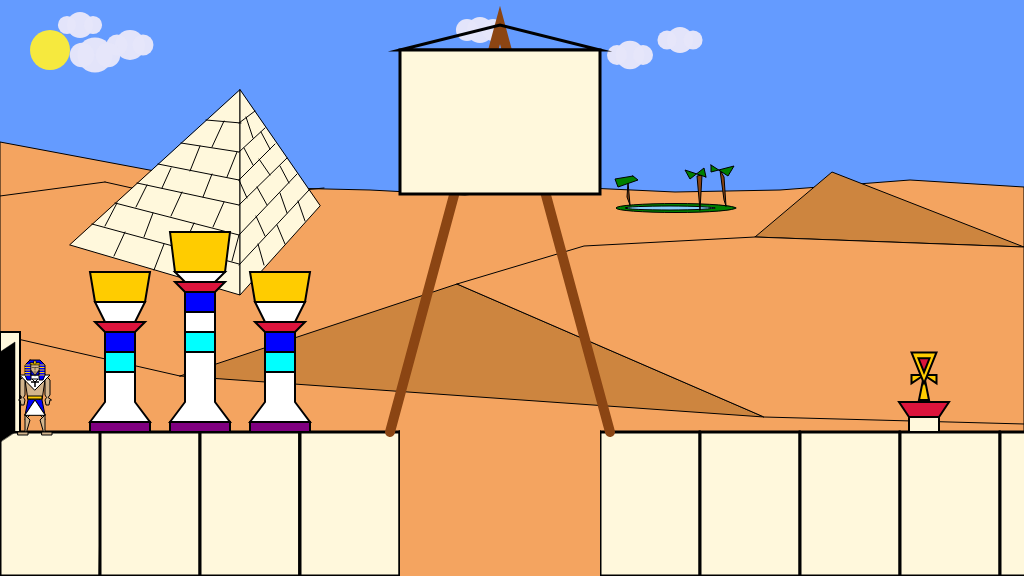
Frame 1 (no input)
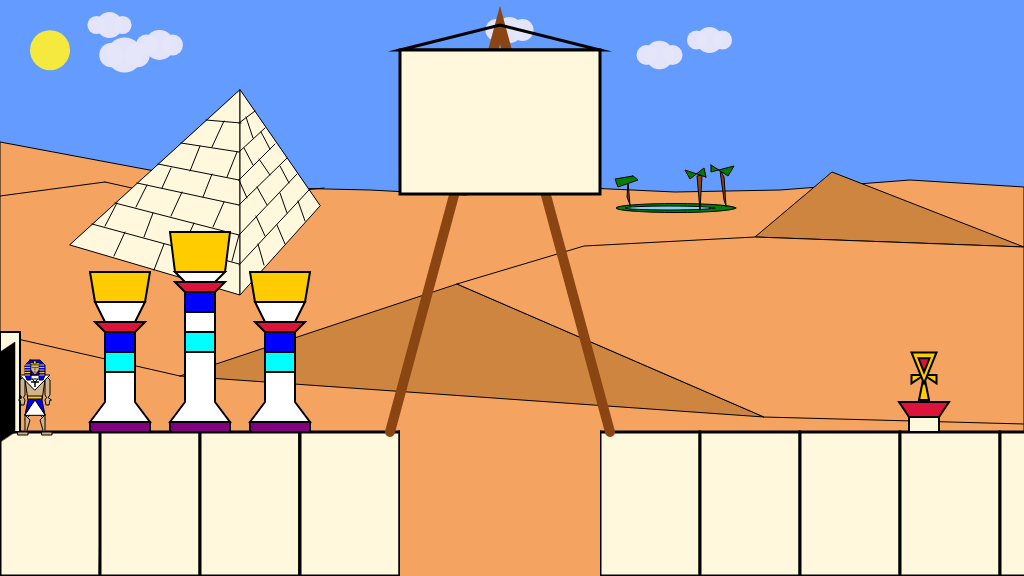
Frame 60 (no input)
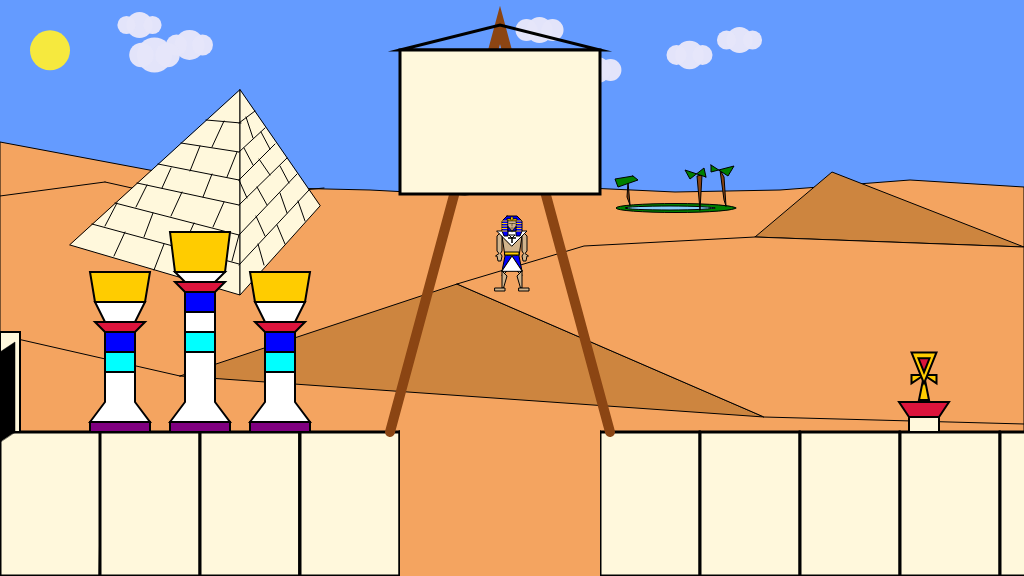
Frame 120 (the mouse pressed at the canvas centre since frame 60)

The p5.js sketch that drew these frames (run headless with seeded random() and noise() and a simulated clock; from frame 60 on, the mouse is pressed at the canvas centre):

// p5.js sketch
// ── sketch.js
/*

The Game Project

2b - using variables

*/

var floorPos_y;

var gameChar_x;
var gameChar_y;

var treePos_x;
var treePos_y;

var canyon;
var collectable;

var mountain;
var cloud;
var sun;
var char;
var bg;

function setup()
{
    
	createCanvas(1024, 576);
	floorPos_y = 432; //NB. we are now using a variable for the floor position

	//NB. We are now using the built in variables height and width
	gameChar_x = 35;
	gameChar_y = floorPos_y;

	treePos_x = 200;
	treePos_y = floorPos_y;
    
    cloud = {pos_x: 80,
             pos_y: 25,
             d: 26,
             color: [230, 230, 250, 250]};
    
    mountain = {pos_x: 240,
                pos_y: 295};
    
    sun = {pos_x: 50,
           pos_y: 50,
           d: 5,
           color: [255, 239, 50, 240]};
    
    canyon = {pos_x: 400,
              pos_y: floorPos_y,
              width: 200,
              br_height: 35,
              br_width: 10};
    
    collectable = {pos_x: width - 100,
                   pos_y: floorPos_y - 32,
                   size: 50};
    
    bg = {col_sand_dark: [205, 133, 63],
          col_sand_light: [244, 164, 96],
          col_stone: [255, 248, 220],
          col_green: [0, 128, 0],
          col_blue: [135, 206, 250],
          col_brown: [139, 69, 19],
          col_sky: [100, 155, 255]};
    
    char = {col_skin: [210, 180, 140],
            col_cloth_1:[0, 0, 255],
            col_cloth_2:[255, 255, 255],
            col_accessories:[255, 204, 0]};
    
}

function draw()
{
	//---Sky---
    background(bg.col_sky); 
    
    //---Sun---
    push();
    noStroke();
    
    fill(sun.color);
    ellipse(sun.pos_x, sun.pos_y, sun.d * 8);

    pop();
    
    //---Sun_movement
    sun.pos_y = 50 + frameCount / 360
        
    //---Background_Desert---
    push();
    stroke(0);
    strokeWeight(1);
    fill(bg.col_sand_light);
    
    beginShape();
        vertex(0, 142);
        vertex(240, 187);
        vertex(370, 190);
        vertex(465, 195);
        vertex(545, 186);
        vertex(675, 192);
        vertex(780, 190);
        vertex(910, 180);
        vertex(width, 187);
        vertex(width, height);
        vertex(0, height);
    endShape(CLOSE);
    
    line(0, 196, 105, 182);
    line(105, 182, 190, 201);
    line(190, 201, 324, 188);
    line(0, 335, 180, 376);
    
    fill(bg.col_sand_dark);
    beginShape();
        vertex(755, 237);
        vertex(832, 172);
        vertex(width, 247);
    endShape(CLOSE);
    
    beginShape();
        vertex(180, 376);
        vertex(457, 284);
        vertex(764, 417);
    endShape(CLOSE);
    
    fill(bg.col_sand_light);
    beginShape();
        vertex(457, 284);
        vertex(584, 246);
        vertex(755, 237);
        vertex(width, 247);
        vertex(width, 424);
        vertex(764, 417);
    endShape(CLOSE);
    
    pop();
    
    //---Oasis
    push();
    strokeWeight(1);
    stroke(0);
    
    fill(bg.col_green);
    ellipse(676, 208, 120, 9);
    
    fill(bg.col_blue);
    ellipse(670, 208, 90, 4);
    
    //---BG_TreeTrunk#1
    
    fill(bg.col_brown);
    beginShape();
        vertex(726, 206);
        vertex(724, 200);
        vertex(720, 170);
        vertex(724, 177);
    endShape(CLOSE);
    
    //---BG_TreeTrunk#2
    beginShape();
        vertex(700, 210);
        vertex(697, 176);
        vertex(702, 175);
    endShape(CLOSE);
    
    //---BG_TreeTrunk#3
    beginShape();
        vertex(630, 205);
        vertex(627, 197);
        vertex(628, 182);
    endShape(CLOSE);
    
    //---BG_TreeCanopy#1
    fill(bg.col_green);
    
    beginShape();
        vertex(711, 165);
        vertex(728, 176);
        vertex(734, 166);
        vertex(711, 172);
    endShape(CLOSE);
    
    //---BG_TreeCanopy#2
    beginShape();
        vertex(706, 177);
        vertex(704, 168);
        vertex(690, 179);
        vertex(685, 170);
    endShape(CLOSE);
    
    //---BG_TreeCanopy#3
    beginShape();
        vertex(633, 176);
        vertex(638, 180);
        vertex(618, 187);
        vertex(615, 179);
    endShape(CLOSE);
    pop();
    
    //---Pyramid_(Mountain)---
    push();
    strokeWeight(1);
    fill(bg.col_stone);
    beginShape(TRIANGLES);
        vertex(mountain.pos_x - 170, mountain.pos_y - 50);
        vertex(mountain.pos_x, mountain.pos_y);
        vertex(mountain.pos_x, mountain.pos_y - 205);
        vertex(mountain.pos_x + 80, mountain.pos_y - 89);
        vertex(mountain.pos_x, mountain.pos_y);
        vertex(mountain.pos_x, mountain.pos_y - 205);
    endShape(CLOSE);
    
    line(mountain.pos_x - 148, mountain.pos_y - 71,
            mountain.pos_x - 1, mountain.pos_y - 31);
    line(mountain.pos_x - 125, mountain.pos_y - 92,
            mountain.pos_x - 1, mountain.pos_y - 60);
    line(mountain.pos_x - 103, mountain.pos_y - 112,
            mountain.pos_x - 1, mountain.pos_y - 90);
    line(mountain.pos_x - 82, mountain.pos_y - 131,
            mountain.pos_x - 1, mountain.pos_y - 115);
    line(mountain.pos_x - 59, mountain.pos_y - 152,
            mountain.pos_x - 1, mountain.pos_y - 143);
    line(mountain.pos_x - 34, mountain.pos_y - 175,
            mountain.pos_x + 1, mountain.pos_y - 172);
    line(mountain.pos_x - 1, mountain.pos_y - 172,
            mountain.pos_x + 15, mountain.pos_y - 184);
    line(mountain.pos_x - 1, mountain.pos_y - 143,
            mountain.pos_x + 25, mountain.pos_y - 167);
    line(mountain.pos_x - 1, mountain.pos_y - 115,
            mountain.pos_x + 35, mountain.pos_y - 151);
    line(mountain.pos_x - 1, mountain.pos_y - 90,
            mountain.pos_x + 47, mountain.pos_y - 137);
    line(mountain.pos_x - 1, mountain.pos_y - 60,
            mountain.pos_x + 57, mountain.pos_y - 121);
    line(mountain.pos_x - 1, mountain.pos_y - 30,
            mountain.pos_x + 69, mountain.pos_y - 105);
    
    line(mountain.pos_x - 115, mountain.pos_y - 63,
            mountain.pos_x - 126, mountain.pos_y - 39);
    line(mountain.pos_x - 76, mountain.pos_y - 51,
            mountain.pos_x - 86, mountain.pos_y - 25);
    line(mountain.pos_x - 35, mountain.pos_y - 39,
            mountain.pos_x - 44, mountain.pos_y - 15);
    line(mountain.pos_x - 123, mountain.pos_y - 92,
            mountain.pos_x - 135, mountain.pos_y - 69);
    line(mountain.pos_x - 87, mountain.pos_y - 82,
            mountain.pos_x - 96, mountain.pos_y - 58);
    line(mountain.pos_x - 46, mountain.pos_y - 72,
            mountain.pos_x - 57, mountain.pos_y - 47);
    line(mountain.pos_x - 1, mountain.pos_y - 60,
            mountain.pos_x - 8, mountain.pos_y - 34);
    line(mountain.pos_x - 93, mountain.pos_y - 110,
            mountain.pos_x - 104, mountain.pos_y - 88);
    line(mountain.pos_x - 58, mountain.pos_y - 103,
            mountain.pos_x - 69, mountain.pos_y - 79);
    line(mountain.pos_x - 16, mountain.pos_y - 93,
            mountain.pos_x - 27, mountain.pos_y - 68);
    line(mountain.pos_x - 69, mountain.pos_y - 127,
            mountain.pos_x - 78, mountain.pos_y - 107);
    line(mountain.pos_x - 28, mountain.pos_y - 121,
            mountain.pos_x - 37, mountain.pos_y - 98);
    line(mountain.pos_x - 40, mountain.pos_y - 149,
            mountain.pos_x - 50, mountain.pos_y - 124);
    line(mountain.pos_x - 3, mountain.pos_y - 143,
            mountain.pos_x - 13, mountain.pos_y - 118);
    line(mountain.pos_x - 16, mountain.pos_y - 174,
            mountain.pos_x - 28, mountain.pos_y - 148);
    
    line(mountain.pos_x + 65, mountain.pos_y - 74,
            mountain.pos_x + 58, mountain.pos_y - 94);
    line(mountain.pos_x + 45, mountain.pos_y - 51,
            mountain.pos_x + 37, mountain.pos_y - 70);
    line(mountain.pos_x + 24, mountain.pos_y - 30,
            mountain.pos_x + 18, mountain.pos_y - 51);
    line(mountain.pos_x + 16, mountain.pos_y - 79,
            mountain.pos_x + 25, mountain.pos_y - 59);
    line(mountain.pos_x + 47, mountain.pos_y - 82,
            mountain.pos_x + 40, mountain.pos_y - 102);
    line(mountain.pos_x + 17, mountain.pos_y - 108,
            mountain.pos_x + 27, mountain.pos_y - 90);
    line(mountain.pos_x + 49, mountain.pos_y - 112,
            mountain.pos_x + 40, mountain.pos_y - 129);
    line(mountain.pos_x - 1, mountain.pos_y - 115,
            mountain.pos_x + 7, mountain.pos_y - 97);
    line(mountain.pos_x + 19, mountain.pos_y - 136,
            mountain.pos_x + 30, mountain.pos_y - 120);
    line(mountain.pos_x + 4, mountain.pos_y - 147,
            mountain.pos_x + 13, mountain.pos_y - 130);
    line(mountain.pos_x + 21, mountain.pos_y - 163,
            mountain.pos_x + 30, mountain.pos_y - 146);
    line(mountain.pos_x + 6, mountain.pos_y - 178,
            mountain.pos_x + 13, mountain.pos_y - 157);
    pop();
    
    //---Clouds
    //---CloudCluster #1
    push();
    noStroke();
    fill(cloud.color);
    
    ellipse(cloud.pos_x, 
            cloud.pos_y,
            cloud.d);
    ellipse(cloud.pos_x - cloud.d/2, 
            cloud.pos_y,
            cloud.d * 0.7 );
    ellipse(cloud.pos_x + cloud.d/2, 
            cloud.pos_y,
            cloud.d * 0.7);
    ellipse(cloud.pos_x + 50,
            cloud.pos_y + 20,
            cloud.d * 1.15);
    ellipse(cloud.pos_x - cloud.d/2 + 50,
            cloud.pos_y + 20,
            cloud.d * 0.7 * 1.15);
    ellipse(cloud.pos_x + cloud.d/2 + 50,
            cloud.pos_y + 20,
            cloud.d * 0.7 * 1.15); 
    ellipse(cloud.pos_x + 15,
            cloud.pos_y + 30,
            cloud.d* 1.35);
    ellipse(cloud.pos_x - cloud.d/2 + 15,
            cloud.pos_y + 30,
            cloud.d * 0.7 * 1.35);
    ellipse(cloud.pos_x + cloud.d/2 + 15,
            cloud.pos_y + 30,
            cloud.d * 0.7 * 1.35);
    
    //---CloudCluster #2
    
    ellipse(cloud.pos_x - 185,
            cloud.pos_y,
            cloud.d);
    ellipse(cloud.pos_x - cloud.d/2 - 185,
            cloud.pos_y,
            cloud.d * 0.7 * 1.15);
    ellipse(cloud.pos_x + cloud.d/2 - 185,
            cloud.pos_y,
            cloud.d * 0.7 * 1.15);
    ellipse(cloud.pos_x - 215,
            cloud.pos_y + 15,
            cloud.d);
    ellipse(cloud.pos_x - cloud.d/2 - 215,
            cloud.pos_y + 15,
            cloud.d * 0.7 * 1.15);
    ellipse(cloud.pos_x + cloud.d/2 - 215,
            cloud.pos_y + 15,
            cloud.d * 0.7 * 1.15);
    
    //---CloudCluster #3
    ellipse(cloud.pos_x + 400,
            cloud.pos_y + 5,
            cloud.d);
    ellipse(cloud.pos_x + 400 - cloud.d/2,
            cloud.pos_y + 5,
            cloud.d * 0.85 );
    ellipse(cloud.pos_x + 400 + cloud.d/2,
            cloud.pos_y + 5,
            cloud.d * 0.85); 
    ellipse(cloud.pos_x + 500 + 50,
            cloud.pos_y + 30,
            cloud.d * 1.1);
    ellipse(cloud.pos_x + 500 - cloud.d/2 + 50,
            cloud.pos_y + 30,
            cloud.d * 0.7 * 1.1);
    ellipse(cloud.pos_x + 500 + cloud.d/2 + 50,
            cloud.pos_y + 30,
            cloud.d * 0.7 * 1.1);
    ellipse(cloud.pos_x + 443 + 15,
            cloud.pos_y + 45,
            cloud.d);
    ellipse(cloud.pos_x + 443 - cloud.d/2 + 15,
            cloud.pos_y + 45,
            cloud.d * 0.7 * 1.2);
    ellipse(cloud.pos_x + 443 + cloud.d/2 + 15,
            cloud.pos_y + 45,
            cloud.d * 0.7 * 1.2);   
    ellipse(cloud.pos_x + 550 + 50,
            cloud.pos_y + 15,
            cloud.d);
    ellipse(cloud.pos_x + 550 - cloud.d/2 + 50,
            cloud.pos_y + 15,
            cloud.d * 0.7 * 1.05);
    ellipse(cloud.pos_x + 550 + cloud.d/2 + 50,
            cloud.pos_y + 15,
            cloud.d * 0.7 * 1.05);
    
    //---Clouds_movement
        if (cloud.pos_x > width)
    {
        cloud.pos_x = - 600;
    }
        else 
        {
            cloud.pos_x += 0.5
        }
    
    //---Ground---
	strokeWeight(3);
    stroke(0);
    fill(bg.col_stone);
	beginShape(QUAD_STRIP);
        vertex(0, floorPos_y);
        vertex(0, height);
        vertex(0 + 102.4 * 1, floorPos_y);
        vertex(0 + 100 * 1, height);
        vertex(0 + 100 * 1, floorPos_y);
        vertex(0 + 100 * 1, height);
        vertex(0 + 100 * 2, floorPos_y);
        vertex(0 + 100 * 2, height);
        vertex(0 + 100 * 2, floorPos_y);
        vertex(0 + 100 * 2, height);
        vertex(0 + 100 * 3, floorPos_y);
        vertex(0 + 100 * 3, height);
        vertex(0 + 100 * 3, floorPos_y);
        vertex(0 + 100 * 3, height);
        vertex(0 + 100 * 3, floorPos_y);
        vertex(0 + 100 * 3, height);
        vertex(0 + 100 * 3, floorPos_y);
        vertex(0 + 100 * 3, height);
        vertex(0 + 100 * 4, floorPos_y);
        vertex(0 + 100 * 4, height);
        vertex(0 + 100 * 4, floorPos_y);
        vertex(0 + 100 * 4, height);
        vertex(0 + 100 * 5, floorPos_y);
        vertex(0 + 100 * 5, height);
        vertex(0 + 100 * 5, floorPos_y);
        vertex(0 + 100 * 5, height);
        vertex(0 + 100 * 6, floorPos_y);
        vertex(0 + 100 * 6, height);
        vertex(0 + 100 * 6, floorPos_y);
        vertex(0 + 100 * 6, height);
        vertex(0 + 100 * 7, floorPos_y);
        vertex(0 + 100 * 7, height);
        vertex(0 + 100 * 7, floorPos_y);
        vertex(0 + 100 * 7, height);
        vertex(0 + 100 * 8, floorPos_y);
        vertex(0 + 100 * 8, height);
        vertex(0 + 100 * 8, floorPos_y);
        vertex(0 + 100 * 8, height);
        vertex(0 + 100 * 9, floorPos_y);
        vertex(0 + 100 * 9, height);
        vertex(0 + 100 * 9, floorPos_y);
        vertex(0 + 100 * 9, height);
        vertex(0 + 100 * 10, floorPos_y);
        vertex(0 + 100 * 10, height);
        vertex(0 + 100 * 10, floorPos_y);
        vertex(0 + 100 * 10, height);
        vertex(0 + 100 * 11, floorPos_y);
        vertex(0 + 100 * 11, height);
    endShape();

    //---Column#1(BigTree)---
    push();
    stroke(0);
    strokeWeight(2);
    fill('Purple');
    
    beginShape();
    vertex(treePos_x - 30, treePos_y);
    vertex(treePos_x - 30, treePos_y - 10);
    vertex(treePos_x + 30, treePos_y - 10);
    vertex(treePos_x + 30, treePos_y);
    endShape(CLOSE);
    
    fill('white');
    beginShape();
    vertex(treePos_x - 30, treePos_y - 10);
    vertex(treePos_x - 15, treePos_y - 30);
    vertex(treePos_x - 15, treePos_y - 80);
    vertex(treePos_x + 15, treePos_y - 80);
    vertex(treePos_x + 15, treePos_y - 30);
    vertex(treePos_x + 30, treePos_y - 10);
    endShape(CLOSE);
    
    fill('Cyan');
    beginShape();
    vertex(treePos_x - 15, treePos_y - 80);
    vertex(treePos_x - 15, treePos_y - 100);
    vertex(treePos_x + 15, treePos_y - 100);
    vertex(treePos_x + 15, treePos_y - 80);
    endShape(CLOSE);
    
    fill('White');
    beginShape();
    vertex(treePos_x - 15, treePos_y - 100);
    vertex(treePos_x - 15, treePos_y - 120);
    vertex(treePos_x + 15, treePos_y - 120);
    vertex(treePos_x + 15, treePos_y - 100);
    endShape(CLOSE);
    
    fill('Blue');
    beginShape();
    vertex(treePos_x - 15, treePos_y - 120);
    vertex(treePos_x - 15, treePos_y - 140);
    vertex(treePos_x + 15, treePos_y - 140);
    vertex(treePos_x + 15, treePos_y - 120);
    endShape(CLOSE);
    
    fill('Crimson');
    beginShape();
    vertex(treePos_x - 15, treePos_y - 140);
    vertex(treePos_x - 25, treePos_y - 150);
    vertex(treePos_x + 25, treePos_y - 150);
    vertex(treePos_x + 15, treePos_y - 140);
    endShape(CLOSE);
    
    fill('White');
    beginShape();
    vertex(treePos_x - 15, treePos_y - 150);
    vertex(treePos_x - 25, treePos_y - 160);
    vertex(treePos_x + 25, treePos_y - 160);
    vertex(treePos_x + 15, treePos_y - 150);
    endShape(CLOSE);
    
    fill(char.col_accessories);
    beginShape();
    vertex(treePos_x - 25, treePos_y - 160);
    vertex(treePos_x - 30, treePos_y - 200);
    vertex(treePos_x + 30, treePos_y - 200);
    vertex(treePos_x + 25, treePos_y - 160);
    endShape(CLOSE);
    
    //---Column#2_Left(SmallTree)---
    push();
    stroke(0);
    strokeWeight(2);
    fill('Purple');
    
    beginShape();
    vertex(treePos_x - 80 - 30, treePos_y);
    vertex(treePos_x - 80 - 30, treePos_y - 10);
    vertex(treePos_x - 80 + 30, treePos_y - 10);
    vertex(treePos_x - 80 + 30, treePos_y);
    endShape(CLOSE);
    
    fill('White');
    beginShape();
    vertex(treePos_x - 80 - 30, treePos_y - 10);
    vertex(treePos_x - 80 - 15, treePos_y - 30);
    vertex(treePos_x - 80 - 15, treePos_y - 60);
    vertex(treePos_x - 80 + 15, treePos_y - 60);
    vertex(treePos_x - 80 + 15, treePos_y - 30);
    vertex(treePos_x - 80 + 30, treePos_y - 10);
    endShape(CLOSE);
    
    fill('Cyan');
    beginShape();
    vertex(treePos_x - 80 - 15, treePos_y - 60);
    vertex(treePos_x - 80 - 15, treePos_y - 80);
    vertex(treePos_x - 80 + 15, treePos_y - 80);
    vertex(treePos_x - 80 + 15, treePos_y - 60);
    endShape(CLOSE);
    
    fill('Blue');
    beginShape();
    vertex(treePos_x - 80 - 15, treePos_y - 80);
    vertex(treePos_x - 80 - 15, treePos_y - 100);
    vertex(treePos_x - 80 + 15, treePos_y - 100);
    vertex(treePos_x - 80 + 15, treePos_y - 80);
    endShape(CLOSE);
    
    fill('Crimson');
    beginShape();
    vertex(treePos_x - 80 - 15, treePos_y - 100);
    vertex(treePos_x - 80 - 25, treePos_y - 110);
    vertex(treePos_x - 80 + 25, treePos_y - 110);
    vertex(treePos_x - 80 + 15, treePos_y - 100);
    endShape(CLOSE);
    
    fill('White');
    beginShape();
    vertex(treePos_x - 80 - 15, treePos_y - 110);
    vertex(treePos_x - 80 - 25, treePos_y - 130);
    vertex(treePos_x - 80 + 25, treePos_y - 130);
    vertex(treePos_x - 80 + 15, treePos_y - 110);
    endShape(CLOSE);
    
    fill(char.col_accessories);
    beginShape();
    vertex(treePos_x - 80 - 25, treePos_y - 130);
    vertex(treePos_x - 80 - 30, treePos_y - 160);
    vertex(treePos_x - 80 + 30, treePos_y - 160);
    vertex(treePos_x - 80 + 25, treePos_y - 130);
    endShape(CLOSE);
    
    //---Column#3_Right(SmallTree)---
    push();
    stroke(0);
    strokeWeight(2);
    fill('Purple');
    
    beginShape();
    vertex(treePos_x + 80 - 30, treePos_y);
    vertex(treePos_x + 80 - 30, treePos_y - 10);
    vertex(treePos_x + 80 + 30, treePos_y - 10);
    vertex(treePos_x + 80 + 30, treePos_y);
    endShape(CLOSE);
    
    fill('White');
    beginShape();
    vertex(treePos_x + 80 - 30, treePos_y - 10);
    vertex(treePos_x + 80 - 15, treePos_y - 30);
    vertex(treePos_x + 80 - 15, treePos_y - 60);
    vertex(treePos_x + 80 + 15, treePos_y - 60);
    vertex(treePos_x + 80 + 15, treePos_y - 30);
    vertex(treePos_x + 80 + 30, treePos_y - 10);
    endShape(CLOSE);
    
    fill('Cyan');
    beginShape();
    vertex(treePos_x + 80 - 15, treePos_y - 60);
    vertex(treePos_x + 80 - 15, treePos_y - 80);
    vertex(treePos_x + 80 + 15, treePos_y - 80);
    vertex(treePos_x + 80 + 15, treePos_y - 60);
    endShape(CLOSE);
    
    fill('Blue');
    beginShape();
    vertex(treePos_x + 80 - 15, treePos_y - 80);
    vertex(treePos_x + 80 - 15, treePos_y - 100);
    vertex(treePos_x + 80 + 15, treePos_y - 100);
    vertex(treePos_x + 80 + 15, treePos_y - 80);
    endShape(CLOSE);
    
    fill('Crimson');
    beginShape();
    vertex(treePos_x + 80 - 15, treePos_y - 100);
    vertex(treePos_x + 80 - 25, treePos_y - 110);
    vertex(treePos_x + 80 + 25, treePos_y - 110);
    vertex(treePos_x + 80 + 15, treePos_y - 100);
    endShape(CLOSE);
    
    fill('White');
    beginShape();
    vertex(treePos_x + 80 - 15, treePos_y - 110);
    vertex(treePos_x + 80 - 25, treePos_y - 130);
    vertex(treePos_x + 80 + 25, treePos_y - 130);
    vertex(treePos_x + 80 + 15, treePos_y - 110);
    endShape(CLOSE);
    
    fill(char.col_accessories);
    beginShape();
    vertex(treePos_x + 80 - 25, treePos_y - 130);
    vertex(treePos_x + 80 - 30, treePos_y - 160);
    vertex(treePos_x + 80 + 30, treePos_y - 160);
    vertex(treePos_x + 80 + 25, treePos_y - 130);
    endShape(CLOSE);
    pop();
    
    //---Canyon---
    push();
    
    //---Crane---
    noFill();
    stroke(bg.col_brown);
    strokeWeight(10);
    beginShape();
        vertex(canyon.pos_x - 10, canyon.pos_y);
        vertex(canyon.pos_x + canyon.width / 2, 25);
        vertex(canyon.pos_x + canyon.width + 10, canyon.pos_y);
    endShape();
    
    stroke(0);
    strokeWeight(3);
    triangle(canyon.pos_x, 50, 
                canyon.pos_x + canyon.width / 2, 25,
                    canyon.pos_x + canyon.width, 50);
    
    fill(bg.col_stone);
    rect(canyon.pos_x, 50, canyon.width, height - floorPos_y);
    
    //---PIT---
    fill(bg.col_sand_light);
    noStroke();
    rect(canyon.pos_x, canyon.pos_y - 3 , canyon.width, height - floorPos_y + 3);
    
    pop();
    
    
    //---Collectable---
    push();
    stroke(0);
    
    fill(char.col_accessories);
    beginShape(TRIANGLES);
    vertex(collectable.pos_x - collectable.size / 10, collectable.pos_y);
    vertex(collectable.pos_x + collectable.size / 10, collectable.pos_y);
    vertex(collectable.pos_x, collectable.pos_y - collectable.size / 2);
    vertex(collectable.pos_x,
           collectable.pos_y - collectable.size / 2);
    vertex(collectable.pos_x + collectable.size / 4,
           collectable.pos_y - collectable.size / 3);
    vertex(collectable.pos_x + collectable.size / 4,
           collectable.pos_y - collectable.size / 2);
    vertex(collectable.pos_x,
           collectable.pos_y - collectable.size / 2);
    vertex(collectable.pos_x - collectable.size / 4,
           collectable.pos_y - collectable.size / 3);
    vertex(collectable.pos_x - collectable.size / 4,
           collectable.pos_y - collectable.size / 2);
    vertex(collectable.pos_x,
           collectable.pos_y - collectable.size / 3);
    vertex(collectable.pos_x - collectable.size / 4,
           collectable.pos_y - collectable.size / 1.05);
    vertex(collectable.pos_x + collectable.size / 4,
           collectable.pos_y - collectable.size / 1.05);
    endShape(CLOSE);
    
    fill('Crimson')
    beginShape();
    vertex(collectable.pos_x,
           collectable.pos_y - collectable.size / 1.8);
    vertex(collectable.pos_x - collectable.size / 9,
           collectable.pos_y - collectable.size / 1.2);
    vertex(collectable.pos_x + collectable.size / 9,
           collectable.pos_y - collectable.size / 1.2);
    endShape(CLOSE);
    
    //---Postament
    fill(bg.col_stone);
    beginShape();
        vertex(collectable.pos_x - 15, floorPos_y);
        vertex(collectable.pos_x - 15, floorPos_y - 15);
        vertex(collectable.pos_x + 15, floorPos_y - 15);
        vertex(collectable.pos_x + 15, floorPos_y);
    endShape(CLOSE);
    
    fill('Crimson')
    beginShape();
        vertex(collectable.pos_x - 15, floorPos_y - 15);
        vertex(collectable.pos_x - 25, floorPos_y - 30);
        vertex(collectable.pos_x + 25, floorPos_y - 30);
        vertex(collectable.pos_x + 15, floorPos_y - 15);
    endShape(CLOSE);
    pop();
    
//    //---POOL---
//    push();
//    
//        //---Crocodile---
//        fill(bg.col_green);
//        beginShape();
//        vertex(canyon.pos_x + canyon.width / 2 - 30, canyon.pos_y);
//        vertex(canyon.pos_x + canyon.width / 2 - 30, canyon.pos_y - 3);
//        vertex(canyon.pos_x + canyon.width / 2 - 10, canyon.pos_y - 3);
//        vertex(canyon.pos_x + canyon.width / 2 - 10, canyon.pos_y - 5);
//        vertex(canyon.pos_x + canyon.width / 2, canyon.pos_y - 5);
//        vertex(canyon.pos_x + canyon.width / 2, canyon.pos_y - 3);
//        vertex(canyon.pos_x + canyon.width / 2 + 33, canyon.pos_y - 2);
//        vertex(canyon.pos_x + canyon.width / 2 + 40, canyon.pos_y);
//        endShape();
//    
//        //---Water---
//        fill(bg.col_blue);
//        rect(canyon.pos_x, canyon.pos_y , canyon.width2, 200);
//
//        fill(char.col_accessories);
//    
//        //---Bridge_Pylons---
//        rect(canyon.pos_x - canyon.br_width, canyon.pos_y - canyon.br_height,
//             canyon.br_width, canyon.br_height);
//        rect(canyon.pos_x + canyon.width2, canyon.pos_y - canyon.br_height,
//             canyon.br_width, canyon.br_height);
//
//        //---Destroyed_Bridge---
//        line(canyon.pos_x, canyon.pos_y - canyon.br_height, 
//              canyon.pos_x + canyon.br_width, canyon.pos_y - canyon.br_width);
//        fill(bg.col_sand_dark);
//        rect(canyon.pos_x, canyon.pos_y - canyon.br_width, 
//              canyon.br_width, canyon.width2);
//
//    pop();
//    
    //---StartPointEntrance---
    push();
    
    fill(bg.col_stone);
    rect(0, floorPos_y - 100, 20, 100);
    
//--------------------------STAND_FRONT_START----------------------------
    
    //!---------STAND_FRONT_TORSO----------
    
    push();
    fill(char.col_skin);
    stroke(0);
    strokeWeight(1);
    
    beginShape();
        vertex(gameChar_x - 10, gameChar_y - 57);
        vertex(gameChar_x - 10, gameChar_y - 52);
        vertex(gameChar_x - 7, gameChar_y - 32);
        vertex(gameChar_x + 7, gameChar_y - 32);
        vertex(gameChar_x + 10, gameChar_y - 52);
        vertex(gameChar_x + 10, gameChar_y - 57); 
    endShape(CLOSE); 
    pop();
    
    
    
    //!--------STAND_FRONT_HANDS---------
    
    //----------STAND_FRONT_LeftHand----------
    
    push();
    fill(char.col_skin);
    stroke(0);
    strokeWeight(1);
    
    beginShape();
        vertex(gameChar_x - 10, gameChar_y - 57);
        vertex(gameChar_x - 10, gameChar_y - 37);
        vertex(gameChar_x - 10 - 1.5, gameChar_y - 37 + 2.5);
        vertex(gameChar_x - 10, gameChar_y - 37 + 5);
        vertex(gameChar_x - 10 - 1, gameChar_y - 27);
        vertex(gameChar_x - 15 + 1, gameChar_y - 27);
        vertex(gameChar_x - 15, gameChar_y - 37 + 5);
        vertex(gameChar_x - 15 - 1.5, gameChar_y - 37 + 5);
        vertex(gameChar_x - 15 + 2, gameChar_y - 37 + 2.5);
        vertex(gameChar_x - 15, gameChar_y - 37);
        vertex(gameChar_x - 15, gameChar_y - 52);
    endShape(CLOSE);
    
    //----------STAND_FRONT_RightHand----------
    
    beginShape();
        vertex(gameChar_x + 10, gameChar_y - 57);
        vertex(gameChar_x + 10, gameChar_y - 37);
        vertex(gameChar_x + 10 + 1.5, gameChar_y - 37 + 2.5);
        vertex(gameChar_x + 10, gameChar_y - 37 + 5);
        vertex(gameChar_x + 10 + 1, gameChar_y - 27);
        vertex(gameChar_x + 15 - 1, gameChar_y - 27);
        vertex(gameChar_x + 15, gameChar_y - 37 + 5);
        vertex(gameChar_x + 15 + 1.5, gameChar_y - 37 + 5);
        vertex(gameChar_x + 15 - 2, gameChar_y - 37 + 2.5);
        vertex(gameChar_x + 15, gameChar_y - 37);
        vertex(gameChar_x + 15, gameChar_y - 52);
    endShape(CLOSE);
    
    pop();
    
    
    
    //!---------STAND_FRONT_LEGS----------
    
    //----------STAND_FRONT_LeftThigh----------
    
    push();
    fill(char.col_skin);
    stroke(0);
    strokeWeight(1);
    
    beginShape();
        vertex(gameChar_x - 5, gameChar_y - 32);
        vertex(gameChar_x - 10, gameChar_y - 12);
        vertex(gameChar_x - 5, gameChar_y - 17);
        vertex(gameChar_x, gameChar_y - 32);
    endShape(CLOSE);
    
    //----------STAND_FRONT_LeftShin----------
    
    beginShape();
        vertex(gameChar_x - 10, gameChar_y - 17);
        vertex(gameChar_x - 10 + 5, gameChar_y - 17 + 5);
        vertex(gameChar_x - 10 + 1.5, gameChar_y);
        vertex(gameChar_x - 10, gameChar_y);
    endShape(CLOSE);
    
    //----------STAND_FRONT_LeftFeet----------
    
    rect(gameChar_x - 10 - 7, gameChar_y, 10,3);
    
    //----------STAND_FRONT_RightThigh----------
    
    beginShape();
        vertex(gameChar_x + 5, gameChar_y - 32);
        vertex(gameChar_x + 10, gameChar_y - 12);
        vertex(gameChar_x + 5, gameChar_y - 17);
        vertex(gameChar_x, gameChar_y - 32);
    endShape(CLOSE);
    
    //----------STAND_FRONT_RightShin----------
    
    beginShape();
        vertex(gameChar_x + 10, gameChar_y - 17);
        vertex(gameChar_x + 10 - 5, gameChar_y - 17 + 5);
        vertex(gameChar_x + 10 - 1.5, gameChar_y);
        vertex(gameChar_x + 10, gameChar_y);
    endShape(CLOSE);
    
    //----------STAND_FRONT_RightFeet----------
    
    rect(gameChar_x + 10 - 3, gameChar_y, 10,3);
    
    pop();
    
    
    
    //!---------STAND_FRONT_CLOTHES----------
    
    //----------STAND_FRONT_Chestpiece----------
    
    push();
    stroke(0);
    strokeWeight(1);
    fill(char.col_cloth_2);
    triangle(gameChar_x - 15, gameChar_y - 57,
                gameChar_x + 15, gameChar_y - 57,
                    gameChar_x, gameChar_y - 42);
    
    strokeWeight(1);
    stroke('Black');
    beginShape();
        vertex(gameChar_x - 3, gameChar_y - 53);
        vertex(gameChar_x + 3, gameChar_y - 53);
        vertex(gameChar_x, gameChar_y - 50);
        vertex(gameChar_x - 4, gameChar_y - 50);
        vertex(gameChar_x + 4, gameChar_y - 50);
        vertex(gameChar_x, gameChar_y - 50);
        vertex(gameChar_x, gameChar_y - 45)
        vertex(gameChar_x, gameChar_y - 50);
        vertex(gameChar_x - 3, gameChar_y - 53);
    endShape();
    
    pop();
    
    //----------STAND_FRONT_Skirt----------
    
    push()
    stroke(0);
    strokeWeight(1);
    fill(char.col_cloth_1);
    
    beginShape();
        vertex(gameChar_x - 7, gameChar_y - 32);
        vertex(gameChar_x - 10, gameChar_y - 17);
        vertex(gameChar_x, gameChar_y - 32);
        vertex(gameChar_x + 10, gameChar_y - 17);
        vertex(gameChar_x + 7, gameChar_y - 32);
    endShape();
    
    fill(char.col_cloth_2);
    triangle(gameChar_x - 10, gameChar_y - 17,
                gameChar_x, gameChar_y - 32,
                    gameChar_x + 10, gameChar_y - 17);
    
    pop();
    
    //----------STAND_FRONT_Belt-----------
    
    push();
    stroke(0);
    strokeWeight(1);
    fill(char.col_accessories);
    rect(gameChar_x - 7, gameChar_y - 36, 14, 3);
    pop();
    
    
    
    //!---------STAND_FRONT_HEAD----------
    
    //----------STAND_FRONT_Headress---------- 
    
    push();
    fill(char.col_cloth_1);
    stroke(0);
    strokeWeight(1);
    
    beginShape();
        vertex(gameChar_x - 5, gameChar_y - 72);
        vertex(gameChar_x - 10, gameChar_y - 67);
        vertex(gameChar_x - 10, gameChar_y - 57);
        vertex(gameChar_x - 10 + 2, gameChar_y - 52);
        vertex(gameChar_x - 5 + 1, gameChar_y - 52);
        vertex(gameChar_x - 5 + 1, gameChar_y - 57);
        vertex(gameChar_x - 5 + 1, gameChar_y - 67);
        vertex(gameChar_x - 5 + 1 - 1, gameChar_y - 67 - 2);
        vertex(gameChar_x + 5 - 1 + 1, gameChar_y - 67 - 2);
        vertex(gameChar_x + 5 - 1, gameChar_y - 67);
        vertex(gameChar_x + 5 - 1, gameChar_y - 57);
        vertex(gameChar_x + 5 - 1, gameChar_y - 52);
        vertex(gameChar_x + 10 - 2, gameChar_y - 52);
        vertex(gameChar_x + 10, gameChar_y - 57);
        vertex(gameChar_x + 10, gameChar_y - 67);
        vertex(gameChar_x + 5, gameChar_y - 72);
    endShape(CLOSE);
    pop();
    
    push();
    stroke(char.col_accessories);
    strokeWeight(1);
    line(gameChar_x - 10, gameChar_y - 67, 
            gameChar_x - 5, gameChar_y - 67);
    line(gameChar_x - 10, gameChar_y - 67 + 2.5, 
            gameChar_x - 5, gameChar_y - 67 + 2.5);
    line(gameChar_x - 10, gameChar_y - 67 + 5, 
            gameChar_x - 5, gameChar_y - 67 + 5);
    line(gameChar_x - 10, gameChar_y - 67 + 7.5, 
            gameChar_x - 5, gameChar_y - 67 + 7.5);
    line(gameChar_x - 10, gameChar_y - 67 + 10, 
            gameChar_x - 5, gameChar_y - 67 + 10);
    
    line(gameChar_x + 10 - 1, gameChar_y - 67, 
            gameChar_x + 5 - 1, gameChar_y - 67);
    line(gameChar_x + 10 - 1, gameChar_y - 67 + 2.5, 
            gameChar_x + 5 - 1, gameChar_y - 67 + 2.5);
    line(gameChar_x + 10 - 1, gameChar_y - 67 + 5, 
            gameChar_x + 5 - 1, gameChar_y - 67 + 5);
    line(gameChar_x + 10 - 1, gameChar_y - 67 + 7.5, 
            gameChar_x + 5 - 1, gameChar_y - 67 + 7.5);
    line(gameChar_x + 10 - 1, gameChar_y - 67 + 10, 
            gameChar_x + 5 - 1, gameChar_y - 67 + 10);
    pop();
    
    //----------STAND_FRONT_Backside (darker tone)----------
    
    fill(char.col_cloth_1);
    strokeWeight(1);
    beginShape();
        vertex(gameChar_x - 5 + 1, gameChar_y - 57);
        vertex(gameChar_x - 5 + 1, gameChar_y - 62);
        vertex(gameChar_x, gameChar_y - 57);
        vertex(gameChar_x + 5 - 1, gameChar_y - 62);
        vertex(gameChar_x + 5 - 1, gameChar_y - 57); 
    endShape(CLOSE);
    
    //----------STAND_FRONT_Crown----------
    
    push()
    fill(char.col_accessories);
    stroke(0);
    strokeWeight(0.5);
    
    beginShape();
        vertex(gameChar_x - 5 + 1 - 1, gameChar_y - 67 - 2);
        vertex(gameChar_x - 5 + 1, gameChar_y - 67);
        vertex(gameChar_x + 5 - 1, gameChar_y - 67);
        vertex(gameChar_x + 5 - 1 + 1, gameChar_y - 67 - 2);
    endShape(CLOSE);
    
    //----------STAND_FRONT_Emblem----------
    
    rect(gameChar_x - 1,
         gameChar_y - 67 - 2 - 2,
         2,
         3);
    

    
    //----------STAND_FRONT_Face----------
    
    push();
    fill(char.col_skin);
    stroke(0);
    strokeWeight(0.5);
    
    beginShape();
        vertex(gameChar_x - 5 + 1,
               gameChar_y - 67);
        vertex(gameChar_x - 5 + 1,
               gameChar_y - 62);
        vertex(gameChar_x,
               gameChar_y - 57);
        vertex(gameChar_x + 5 - 1,
               gameChar_y - 62);
        vertex(gameChar_x + 5 - 1,
               gameChar_y - 67);
    endShape(CLOSE);
    
    //----------STAND_FRONT_Eyes----------
    
    line(gameChar_x - 3,
         gameChar_y - 67 + 2.5,
         gameChar_x - 1,
         gameChar_y - 67 + 2.5);
    line(gameChar_x + 3,
         gameChar_y - 67 + 2.5,
         gameChar_x,
         gameChar_y - 67 + 2.5); 
    
    //----------STAND_FRONT_Nouse + Mouth----------
    
    line(gameChar_x,
         gameChar_y - 67 + 2.5, 
         gameChar_x,
         gameChar_y - 62);
    line(gameChar_x - 1,
         gameChar_y - 60,
         gameChar_x + 1,
         gameChar_y - 60);

    //----------STAND_FRONT_Beard----------
    
    strokeWeight(0.5);
    line(gameChar_x, gameChar_y - 58,
            gameChar_x, gameChar_y - 56);

    
    
    //--------------------------STAND_FRONT_END------------------------------

    
    
    //---EntranceDark---
    fill(0);
    quad(0, floorPos_y + 10, 
         0, floorPos_y - 80,
         15, floorPos_y - 90,
         15, floorPos_y);

    
}

function mousePressed()
{
    gameChar_x = mouseX;
    gameChar_y = mouseY;

}
